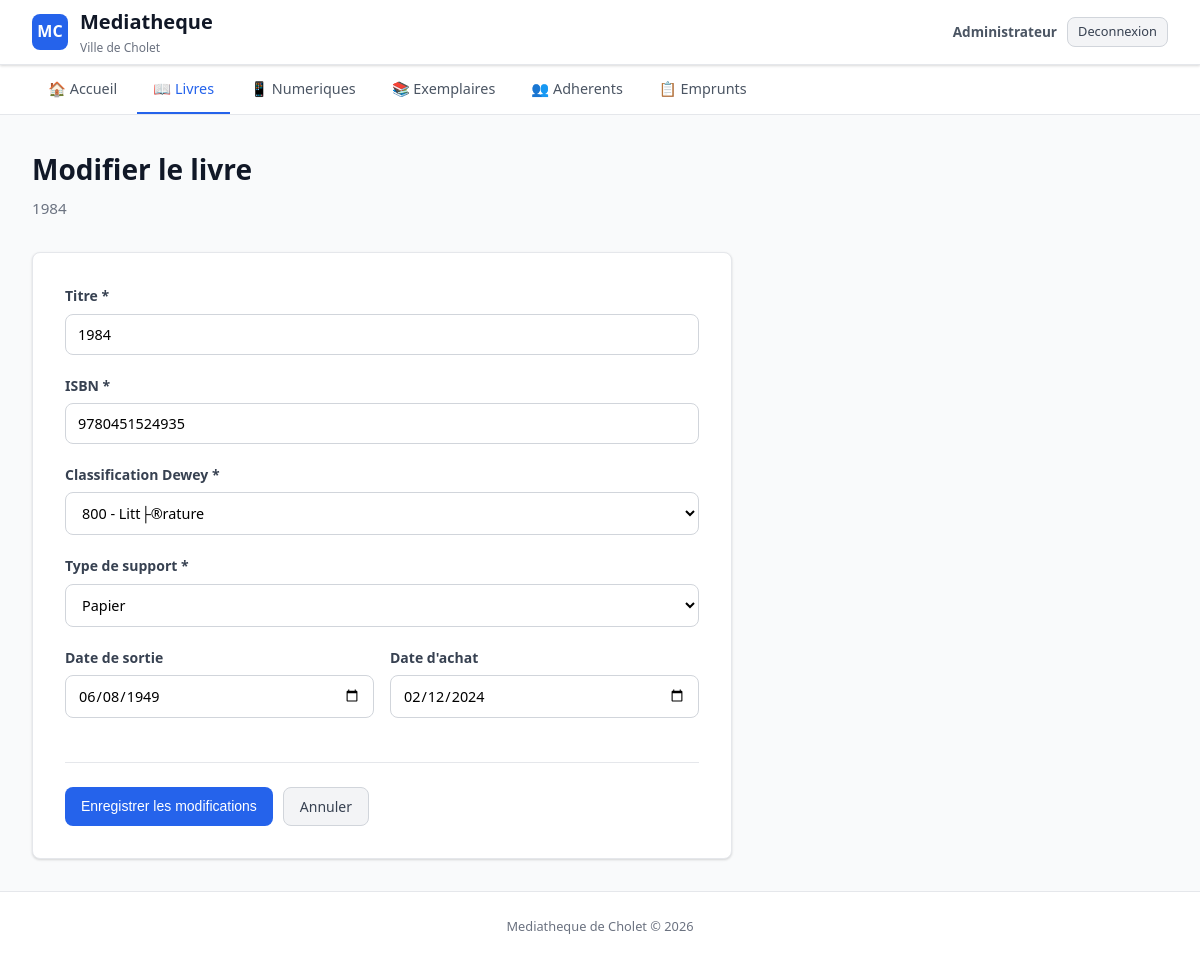
/sql/livres/modifier.php?id=4 (signed in), run on the app's committed database.
### tables this page shows
CREATE TABLE `livre` (
  `Id_Livre` int NOT NULL AUTO_INCREMENT,
  `titre` varchar(50) DEFAULT NULL,
  `type_support` enum('papier','numerique','les deux') NOT NULL DEFAULT 'papier',
  `datesortie` date DEFAULT NULL,
  `isbn` varchar(50) DEFAULT NULL,
  `dateachat` date DEFAULT NULL,
  `codewey` varchar(50) NOT NULL,
  PRIMARY KEY (`Id_Livre`),
  KEY `codewey` (`codewey`),
  CONSTRAINT `livre_ibfk_1` FOREIGN KEY (`codewey`) REFERENCES `codedewey` (`codewey`)
);

CREATE TABLE `codedewey` (
  `codewey` varchar(50) NOT NULL,
  `libelledewey` varchar(50) DEFAULT NULL,
  PRIMARY KEY (`codewey`)
);

### sql/livres/modifier.php (the view, shortened to what this page needs)
<?php
require_once __DIR__ . '/../config/database.php';
$id = intval($_GET['id'] ?? 0);
$stmt = $pdo->prepare("SELECT * FROM Livre WHERE Id_Livre = ?");
$stmt->execute([$id]);
$livre = $stmt->fetch();
$categories = $pdo->query("SELECT * FROM CODEDEWEY ORDER BY libelledewey ASC")->fetchAll();
$titre = $livre['titre'];
$isbn = $livre['isbn'];
$datesortie = $livre['datesortie'] ? date('Y-m-d', strtotime($livre['datesortie'])) : '';
$dateachat = $livre['dateachat'] ? date('Y-m-d', strtotime($livre['dateachat'])) : '';
$codewey = $livre['codewey'];
$type_support = $livre['type_support'] ?: 'papier';
require_once __DIR__ . '/../includes/header.php';
?>
<h1>Modifier le livre</h1>
<p class="subtitle"><?php echo htmlspecialchars($livre['titre']); ?></p>
<div class="form-container">
    <form method="POST">
        <div class="form-group">
            <label for="titre">Titre *</label>
            <input type="text" id="titre" name="titre" value="<?php echo htmlspecialchars($titre); ?>" required>
        </div>
        <div class="form-group">
            <label for="isbn">ISBN *</label>
            <input type="text" id="isbn" name="isbn" value="<?php echo htmlspecialchars($isbn); ?>" required>
        </div>
        <div class="form-group">
            <label for="codewey">Classification Dewey *</label>
            <select id="codewey" name="codewey" required>
                <?php foreach ($categories as $cat): ?>
                    <option value="<?php echo htmlspecialchars($cat['codewey']); ?>" <?php echo $codewey === $cat['codewey'] ? 'selected' : ''; ?>>
                        <?php echo htmlspecialchars($cat['codewey'] . ' - ' . $cat['libelledewey']); ?>
                    </option>
                <?php endforeach; ?>
            </select>
        </div>
        <div class="form-group">
            <label for="type_support">Type de support *</label>
            <select id="type_support" name="type_support" required>
                <option value="papier" <?php echo $type_support === 'papier' ? 'selected' : ''; ?>>Papier</option>
            </select>
        </div>
        <div class="form-row">
            <div class="form-group">
                <label for="datesortie">Date de sortie</label>
                <input type="date" id="datesortie" name="datesortie" value="<?php echo htmlspecialchars($datesortie); ?>">
            </div>
            <div class="form-group">
                <label for="dateachat">Date d'achat</label>
                <input type="date" id="dateachat" name="dateachat" value="<?php echo htmlspecialchars($dateachat); ?>">
            </div>
        </div>
        <div class="form-actions">
            <button type="submit" class="btn btn-primary">Enregistrer les modifications</button>
            <a href="consulter.php?id=<?php echo $id; ?>" class="btn btn-secondary">Annuler</a>
        </div>
    </form>
</div>
<?php require_once __DIR__ . '/../includes/footer.php'; ?>

### sql/css/style.css (style rules this page uses)
* { margin: 0; padding: 0; box-sizing: border-box; }
:root { --primary: #2563eb; --primary-dark: #1d4ed8; --primary-light: #dbeafe; --danger: #dc2626; --danger-dark: #b91c1c; --danger-light: #fee2e2; --success: #16a34a; --success-light: #dcfce7; --warning: #f59e0b; --warning-light: #fef3c7; --gray-50: #f9fafb; --gray-100: #f3f4f6; --gray-200: #e5e7eb; --gray-300: #d1d5db; --gray-500: #6b7280; --gray-600: #4b5563; --gray-700: #374151; --gray-800: #1f2937; --gray-900: #111827; --radius: 8px; --shadow: 0 1px 3px rgba(0,0,0,0.1), 0 1px 2px rgba(0,0,0,0.06); --shadow-md: 0 4px 6px rgba(0,0,0,0.07), 0 2px 4px rgba(0,0,0,0.06); }
body { font-family: 'Segoe UI', system-ui, -apple-system, sans-serif; background: var(--gray-50); color: var(--gray-800); line-height: 1.6; min-height: 100vh; display: flex; flex-direction: column; }
h1 { font-size: 1.75rem; font-weight: 700; color: var(--gray-900); margin-bottom: 0.25rem; }
.subtitle { color: var(--gray-500); font-size: 0.95rem; margin-bottom: 2rem; }
.btn { display: inline-flex; align-items: center; gap: 6px; padding: 8px 16px; border: none; border-radius: var(--radius); font-size: 0.875rem; font-weight: 500; cursor: pointer; text-decoration: none; transition: all 0.15s ease; line-height: 1.5; }
.btn-primary { background: var(--primary); color: white; }
.btn-secondary { background: var(--gray-100); color: var(--gray-700); border: 1px solid var(--gray-300); }
.form-container { background: white; border: 1px solid var(--gray-200); border-radius: var(--radius); padding: 2rem; max-width: 700px; box-shadow: var(--shadow); }
.form-group { margin-bottom: 1.25rem; }
.form-group label { display: block; font-size: 0.875rem; font-weight: 600; color: var(--gray-700); margin-bottom: 6px; }
.form-group input, .form-group select, .form-group textarea { width: 100%; padding: 10px 12px; border: 1px solid var(--gray-300); border-radius: var(--radius); font-size: 0.9rem; font-family: inherit; transition: border-color 0.15s ease; background: white; }
.form-row { display: grid; grid-template-columns: 1fr 1fr; gap: 1rem; }
.form-actions { display: flex; gap: 10px; margin-top: 1.5rem; padding-top: 1.5rem; border-top: 1px solid var(--gray-200); }

### data on the page
livre: titre "1984", isbn "9780451524935", codewey "800 - Litt├®rature", type_support "Papier", datesortie "06/08/1949", dateachat "02/12/2024"
